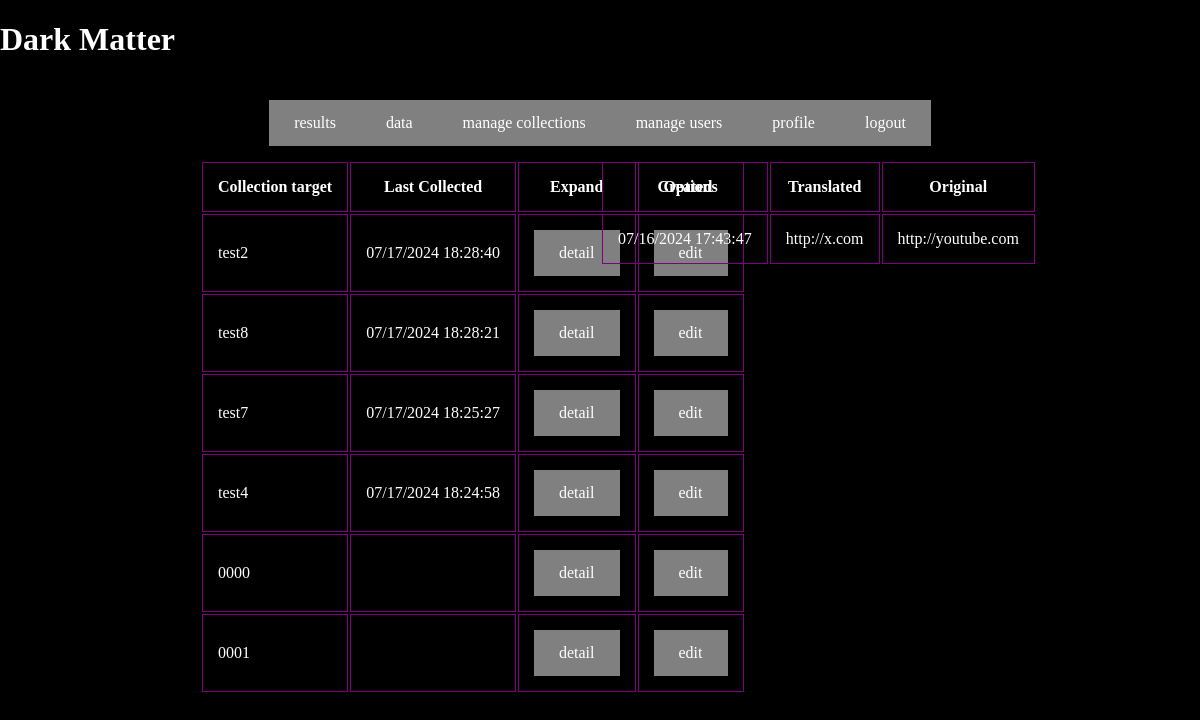
The app's page /index/test2/ (signed in) with its own data.
### site_collections/models.py (models this page shows, shortened)
class collection_target(models.Model):
    type_choices = [
        ("website", "Website")
    ]
    type = models.CharField(max_length=20, choices= type_choices)
    name = models.CharField(max_length=20, unique=True)
    time_created = models.DateTimeField(auto_now_add=True)
    last_modified = models.DateTimeField(null=True, blank=True)
    collected = models.BooleanField(default=False)
    language_choices = [
        ("English", "English"),
        ("Mandarin", "Mandarin")
    ]
    language = models.CharField(max_length=20, choices=language_choices)

class collection(models.Model):
    time_created = models.DateTimeField(auto_now_add=True)
    translated_url = models.URLField()
    original_url = models.URLField()
    target = models.ForeignKey(collection_target, on_delete=models.CASCADE)
    collection_point = models.CharField(max_length=30)

### site_collections/views.py (the view)
# urls.py: path("index/<str:collection_target_name>/", collections, name = "detail"),
@login_required()
def collections(request,collection_target_name):
    target = collection_target.objects.get(name=collection_target_name)
    collection_list = target.collection_set.all()
    context = {
        "collection_list":collection_list,
        "collection_target_list":collection_target.objects.order_by("-last_modified")
    }
    return render(request, "site_collections/collections.html", context)

### site_collections/templates/site_collections/collections.html (shortened to what this page needs)
{% extends 'site_collections/index.html' %}
{% block collections %}
 <table>
        <tr>
            <th>Created</th>
            <th>Translated</th>
            <th>Original</th>
        </tr>
            {% for collection in collection_list %}
                <tr>
                <td>{{collection.time_created|date:"m/d/Y G:i:s"}}</td>
                <td>{{collection.translated_url}}</td>
                <td>{{collection.original_url}}</td>
                </tr>
            {% endfor %}
    </table>
{% endblock %}

### site_collections/templates/site_collections/index.html (shortened to what this page needs)
{% extends 'base.html' %}
{% block collection_targets %}
    <table>
        <tr>
            <th>Collection target</th>
            <th>Last Collected</th>
            <th>Expand</th>
            {% if request.user.collection_manager %}
                <th>Options</th>
            {% endif %}
        </tr>
            {% for collection_target in collection_target_list %}
                <tr>
                <td>{{collection_target.name}}</td>
                <td>{{ collection_target.last_modified|date:"m/d/Y G:i:s" }}</td>
                <td> <a href= "{% url 'detail' collection_target.name %}"> detail</a></td>
                {% if request.user.collection_manager %}
                    <td> <a href= "{% url 'edit_collection' collection_target.name %}">edit</a>  </td>
                {% endif %}
                </tr>
            {% endfor %}
    </table>
{% endblock %}

### site_collections/templates/base.html (style rules this page uses)
a:link, a:visited { background-color: grey; color: white; padding: 14px 25px; text-align: center; text-decoration: none; display: inline-block; transition: background-color 0.5s; }
th,tr,td { color: white; border: 1px solid purple; padding: 15px; }

### records on screen
collection_target: name "test2", last_modified "07/17/2024 18:28:40"
collection_target: name "test8", last_modified "07/17/2024 18:28:21"
collection_target: name "test7", last_modified "07/17/2024 18:25:27"
collection_target: name "test4", last_modified "07/17/2024 18:24:58"
collection_target: name "0000"
collection_target: name "0001"
collection: time_created "07/16/2024 17:43:47", translated_url "http://x.com", original_url "http://youtube.com"
